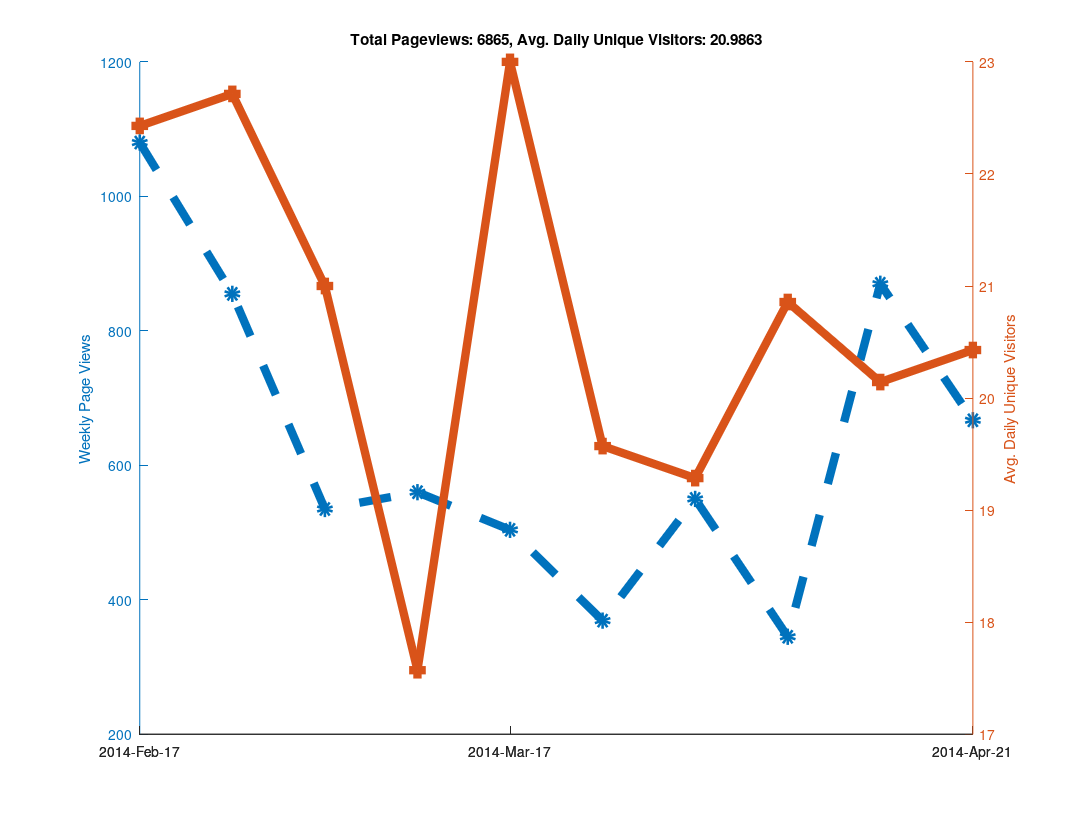

Write MATLAB code to recreate this figure.
clear all

% Github has a "traffic" page now, but it doesn't seem like you can
% put in an arbitrary date range?  When I looked at it, it showed the
% numbers of unique visitors and views for the last two weeks only...
% So as long as I check back at least once every two weeks I can keep
% a record of it?  Great...

% https://github.com/libMesh/libmesh/graphs/traffic

% Date, Views, Unique Visitors
data = {
    '2014-Feb-17', 274, 25
    '2014-Feb-18', 145, 30
    '2014-Feb-19', 129, 27
    '2014-Feb-20', 202, 24
    '2014-Feb-21', 240, 22
    '2014-Feb-22', 62,  17
    '2014-Feb-23', 28,  12
    '2014-Feb-24', 217, 19
    '2014-Feb-25', 90,  25
    '2014-Feb-26', 189, 36
    '2014-Feb-27', 112, 26
    '2014-Feb-28', 81,  20
    '2014-Mar-01', 113, 17
    '2014-Mar-02', 53,  16
    '2014-Mar-03', 41,  21
    '2014-Mar-04', 144, 35
    '2014-Mar-05', 51,  20
    '2014-Mar-06', 157, 25
    '2014-Mar-07', 50,  22
    '2014-Mar-08', 50,  11
    '2014-Mar-09', 42,  13
    '2014-Mar-10', 61,  16
    '2014-Mar-11', 27,  16
    '2014-Mar-12', 111, 20
    '2014-Mar-13', 66,  20
    '2014-Mar-14', 223, 25
    '2014-Mar-15', 46,   9
    '2014-Mar-16', 26,  17
    '2014-Mar-17', 80,  29
    '2014-Mar-18', 59,  30
    '2014-Mar-19', 85,  31
    '2014-Mar-20', 122, 18
    '2014-Mar-21', 61,  21
    '2014-Mar-22', 33,  18
    '2014-Mar-23', 64,  14
    '2014-Mar-24', 95,  24
    '2014-Mar-25', 75,  28
    '2014-Mar-26', 49,  18
    '2014-Mar-27', 57,  24
    '2014-Mar-28', 33,  16
    '2014-Mar-29', 41,  16
    '2014-Mar-30', 19,  11
    '2014-Mar-31', 52,  12
    '2014-Apr-01', 120, 21
    '2014-Apr-02', 68,  23
    '2014-Apr-03', 98,  28
    '2014-Apr-04', 77,  21
    '2014-Apr-05', 80,  15
    '2014-Apr-06', 55,  15
    '2014-Apr-07', 71,  31
    '2014-Apr-08', 84,  26
    '2014-Apr-09', 33,  18
    '2014-Apr-10', 32,  16
    '2014-Apr-11', 51,  20
    '2014-Apr-12', 25,  15
    '2014-Apr-13', 49,  20
    '2014-Apr-14', 120, 23
    '2014-Apr-15', 191, 27
    '2014-Apr-16', 219, 24
    '2014-Apr-17', 216, 30
    '2014-Apr-18', 63,  19
    '2014-Apr-19', 36,  11
    '2014-Apr-20', 25,   7
    '2014-Apr-21', 115, 24
    '2014-Apr-22', 128, 31
    '2014-Apr-23', 87,  25
    '2014-Apr-24', 108, 23
    '2014-Apr-25', 111, 20
    '2014-Apr-26', 89,   9
    '2014-Apr-27', 29,  11
    '2014-Apr-28', 177, 28
    '2014-Apr-29', 170, 27
    '2014-Apr-30', 183, 28
    };

% length works like you would expect it to for cell arrays.
N=length(data);

% A cell array of strings holding just the dates
dates = {data{:,1}};

% Note the extra square brackets!  This seems to be required (at least
% in Octave) to catch the output of data{:,2} as an array.
views = [data{:,2}];
visitors = [data{:,3}];



% 1.) Make daily plot - You can do this, but it gets a bit hard to read

%% % Can't plot string data automatically?
%% x=linspace(1,N,N);
%%
%% % Only way to set linestyles with plotyy is after the fact, apparently.
%% % plotyy returns the axis handle first, followed by the two plot handles.
%% clf;
%% hold on;
%% [haxis, h1, h2] = plotyy(x, views, x, visitors);
%%
%% % Label the axes
%% ylabel (haxis(1), 'Daily Page Views');
%% ylabel (haxis(2), 'Daily Unique Visitors');
%%
%% % Totaling unique visitors doesn't really mean much...
%% title (['Total Pageviews: ', num2str(sum(views)), ', Avg. Daily Unique Visitors: ', num2str(mean(visitors))]);
%%
%% % Make thick lines - this looks better in PDF
%% set([h1, h2], 'linewidth', 6);
%%
%% % Turn on markers
%% set(h1, 'marker', 'o');
%% set(h2, 'marker', 's');
%%
%% % Set marker size
%% set([h1, h2], 'markersize', 6);
%%
%% % Make dashed line?  Aquaterm doesn't seem to properly display this, but it
%% % does work in the PDF!
%% set(h1, 'linestyle', '--');
%%
%% % Set the xticks and labels so that it shows dates instead of numbers.
%% xticksat = [1 length(x)];
%% set(haxis, 'xtick', xticksat);
%%
%% for i=1:length(xticksat)
%%   xtlabels{i} = data{xticksat(i), 1};
%% end
%% set(haxis, 'xticklabel', xtlabels);
%%
%% % Print to PDF
%% set (gcf, "paperposition", [0.25, 0.25, 10.75, 8.25]);
%% set (gcf, "papersize", [11, 8.5]);
%% set (gcf, "paperorientation", 'landscape');
%%
%% % Make a PDF of this plot.
%% print('-dpdf', 'github_traffic.pdf', '-FHelvetica:20');



% 2.) Make weekly plot - the data is naturally week-periodic
week_indexes = 1:7:N;

% Get total views and average unique viewers for each week
week_views = [];
week_visitors = [];
  for i=1:length(week_indexes)-1
  start = week_indexes(i);
  stop = week_indexes(i+1) - 1;
  week_views(end+1) = sum(views(start:stop));
  week_visitors(end+1) = mean(visitors(start:stop));
end

clf;
hold on;
x=linspace(1, length(week_views), length(week_views));
[haxis, h1, h2] = plotyy(x, week_views, x, week_visitors);

% Label the axes
ylabel (haxis(1), 'Weekly Page Views');
ylabel (haxis(2), 'Avg. Daily Unique Visitors');

% Totaling unique visitors doesn't really mean much...
title (['Total Pageviews: ', num2str(sum(views)), ', Avg. Daily Unique Visitors: ', num2str(mean(visitors))]);

% Make thick lines - this looks better in PDF
set([h1, h2], 'linewidth', 6);

% Turn on markers
set(h1, 'marker', 'o');
set(h2, 'marker', 's');

% Set marker size
set([h1, h2], 'markersize', 6);

% Make dashed line?  Aquaterm doesn't seem to properly display this, but it
% does work in the PDF!
set(h1, 'linestyle', '--');

% Set the xticks and labels so that it shows dates instead of numbers.
xticksat = [1 ceil(length(x)/2) length(x)];
set(haxis, 'xtick', xticksat);

for i=1:length(xticksat)
  xtlabels{i} = data{week_indexes(xticksat(i)), 1};
end
set(haxis, 'xticklabel', xtlabels);

% Print to PDF
set (gcf, "paperposition", [0.25, 0.25, 10.75, 8.25]);
set (gcf, "papersize", [11, 8.5]);
set (gcf, "paperorientation", 'landscape');

% Make a PDF of this plot.
print('-dpdf', 'weekly_github_traffic.pdf', '-FHelvetica:20');



% 3.) Make monthly plot - not enough data to be interesting yet...

%% month_intervals = {'2014-Feb-17', '2014-Mar-17', '2014-Apr-17'};
%%
%% % Numerical indexes of the month intervals
%% month_indexes = [];
%%
%% for i=1:length(month_intervals)
%%   % Calling 'strcmp' on a cell array of strings returns an array of 0s
%%   % and 1s, then 'find' returns the non-zero index.  The 'end' keyword
%%   % is used to append to the array.
%%   month_indexes(end+1) = find(strcmp(month_intervals{i}, dates));
%% end
%%
%% % Get total views and average unique viewers for each month
%% month_views = [];
%% month_visitors = [];
%%   for i=1:length(month_indexes)-1
%%   start = month_indexes(i);
%%   stop = month_indexes(i+1) - 1;
%%   month_views(end+1) = sum(views(start:stop));
%%   month_visitors(end+1) = mean(visitors(start:stop));
%% end
%%
%% clf;
%% hold on;
%% x=linspace(1, length(month_views), length(month_views));
%% [haxis, h1, h2] = plotyy(x, month_views, x, month_visitors);
